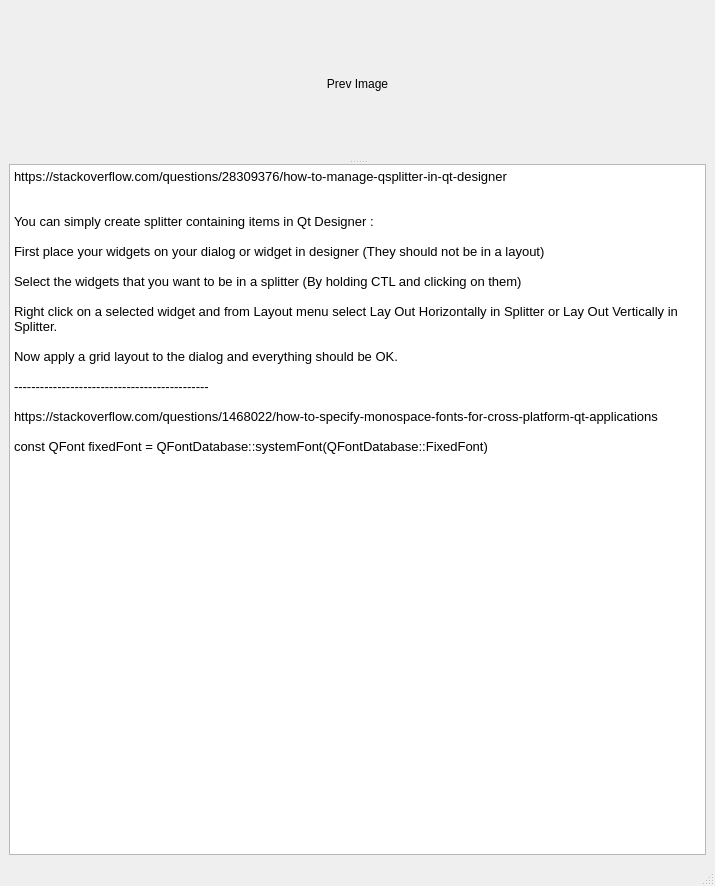
<?xml version="1.0" encoding="UTF-8"?>
<ui version="4.0">
 <class>DebugWindow</class>
 <widget class="QMainWindow" name="DebugWindow">
  <property name="geometry">
   <rect>
    <x>0</x>
    <y>0</y>
    <width>715</width>
    <height>886</height>
   </rect>
  </property>
  <property name="minimumSize">
   <size>
    <width>600</width>
    <height>600</height>
   </size>
  </property>
  <property name="windowTitle">
   <string>MainWindow</string>
  </property>
  <widget class="QWidget" name="centralwidget">
   <layout class="QGridLayout" name="gridLayout">
    <item row="0" column="0">
     <widget class="QSplitter" name="splitter">
      <property name="minimumSize">
       <size>
        <width>0</width>
        <height>2</height>
       </size>
      </property>
      <property name="autoFillBackground">
       <bool>false</bool>
      </property>
      <property name="styleSheet">
       <string notr="true"/>
      </property>
      <property name="orientation">
       <enum>Qt::Vertical</enum>
      </property>
      <property name="opaqueResize">
       <bool>true</bool>
      </property>
      <property name="handleWidth">
       <number>5</number>
      </property>
      <property name="childrenCollapsible">
       <bool>false</bool>
      </property>
      <widget class="QWidget" name="widget" native="true">
       <property name="minimumSize">
        <size>
         <width>0</width>
         <height>150</height>
        </size>
       </property>
       <layout class="QGridLayout" name="gridLayout_2">
        <item row="0" column="0">
         <layout class="QVBoxLayout" name="verticalLayout">
          <item>
           <widget class="QLabel" name="label_image_processed">
            <property name="text">
             <string>Prev Image</string>
            </property>
            <property name="alignment">
             <set>Qt::AlignCenter</set>
            </property>
           </widget>
          </item>
         </layout>
        </item>
       </layout>
      </widget>
      <widget class="QPlainTextEdit" name="plainTextEdit">
       <property name="minimumSize">
        <size>
         <width>0</width>
         <height>300</height>
        </size>
       </property>
       <property name="font">
        <font>
         <pointsize>10</pointsize>
        </font>
       </property>
       <property name="readOnly">
        <bool>true</bool>
       </property>
       <property name="plainText">
        <string>https://stackoverflow.com/questions/28309376/how-to-manage-qsplitter-in-qt-designer


You can simply create splitter containing items in Qt Designer :

First place your widgets on your dialog or widget in designer (They should not be in a layout)

Select the widgets that you want to be in a splitter (By holding CTL and clicking on them)

Right click on a selected widget and from Layout menu select Lay Out Horizontally in Splitter or Lay Out Vertically in Splitter.

Now apply a grid layout to the dialog and everything should be OK. 

---------------------------------------------

https://stackoverflow.com/questions/1468022/how-to-specify-monospace-fonts-for-cross-platform-qt-applications

const QFont fixedFont = QFontDatabase::systemFont(QFontDatabase::FixedFont)
</string>
       </property>
      </widget>
     </widget>
    </item>
   </layout>
  </widget>
  <widget class="QMenuBar" name="menubar">
   <property name="geometry">
    <rect>
     <x>0</x>
     <y>0</y>
     <width>715</width>
     <height>21</height>
    </rect>
   </property>
  </widget>
  <widget class="QStatusBar" name="statusbar"/>
 </widget>
 <resources/>
 <connections/>
</ui>
